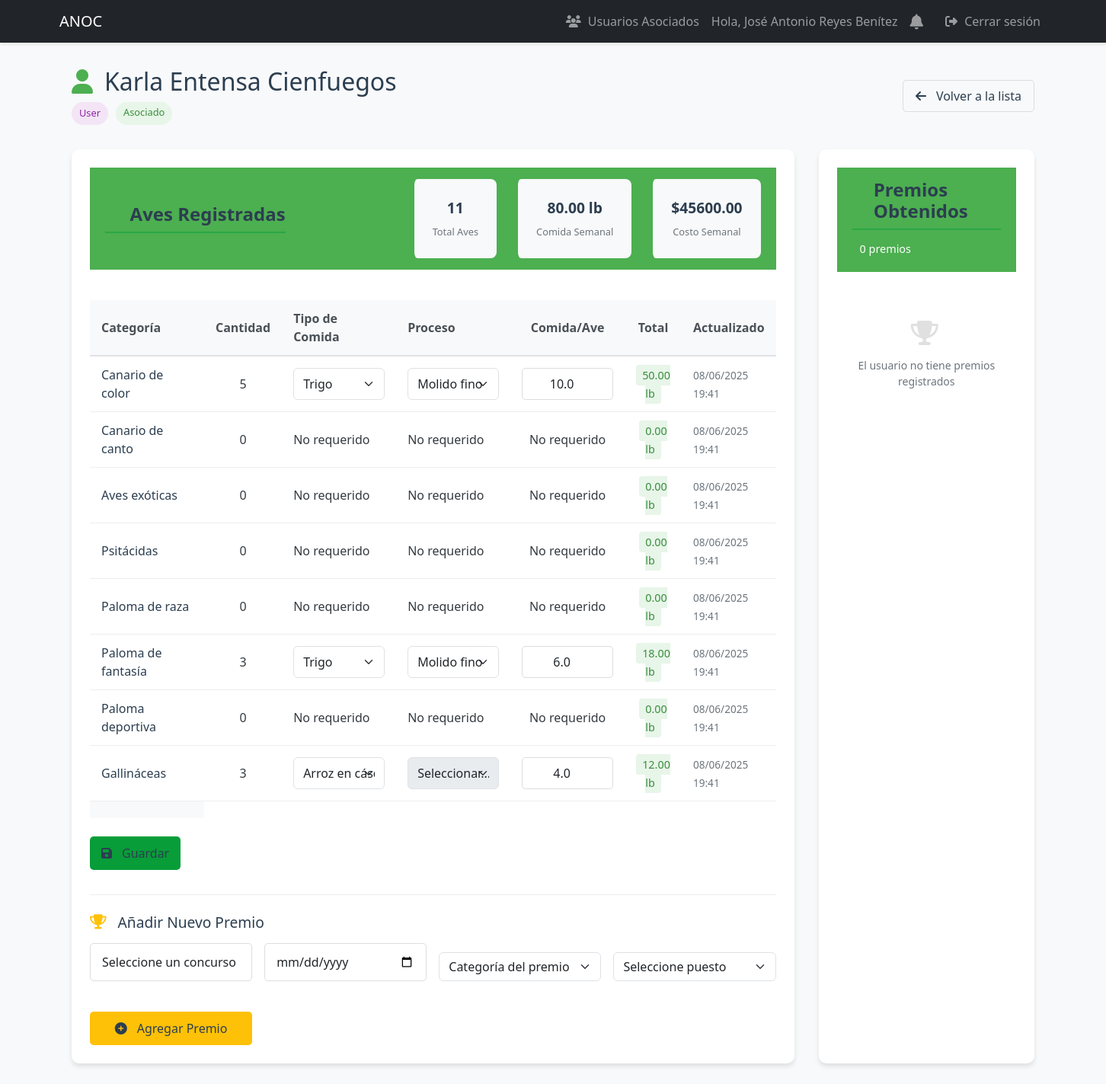
Page /specialist/user/9 (signed in) on the earlier database version.
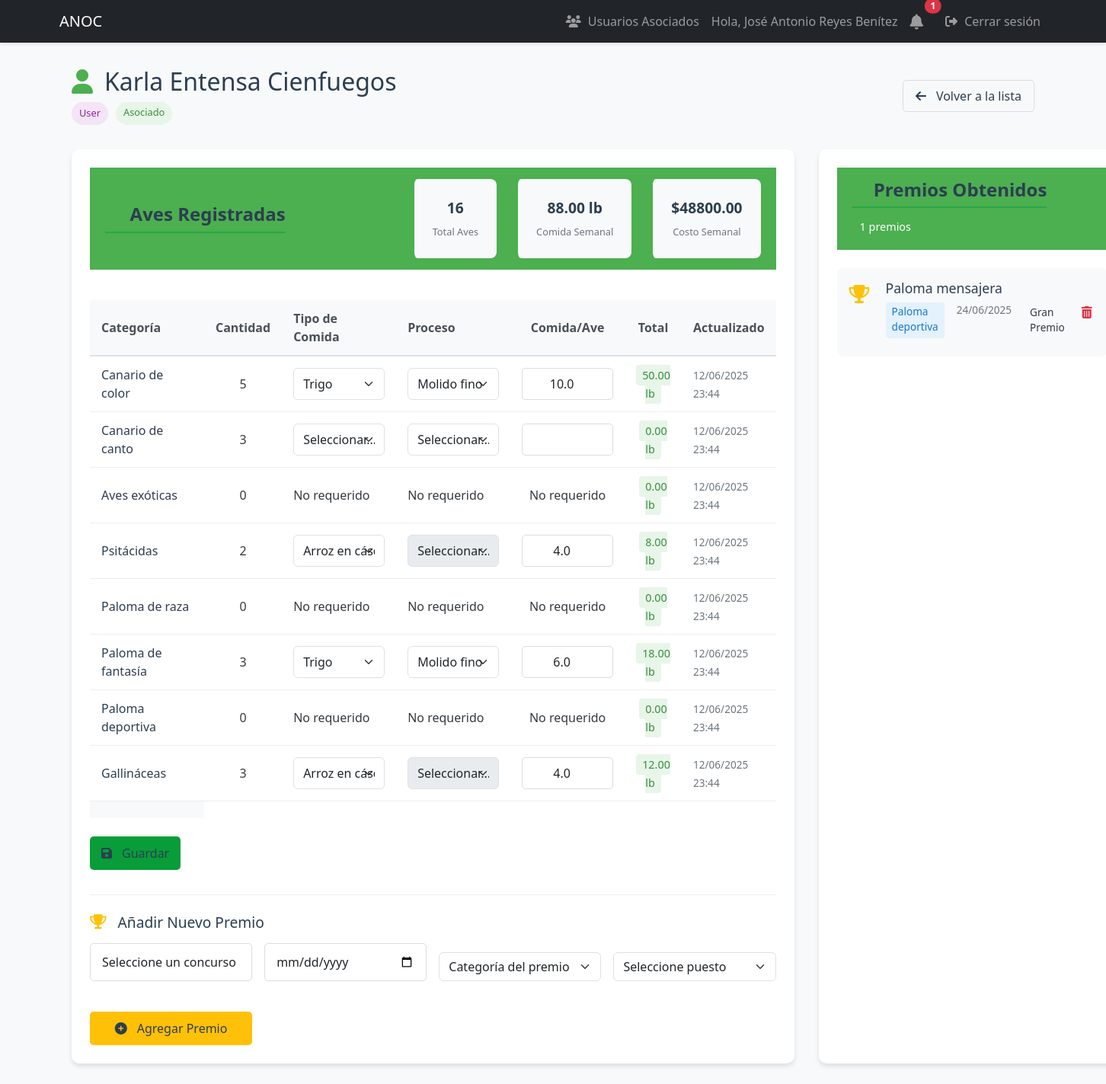
Same page on the later database version.
### models.py (models this page shows, shortened)
class UserBirds(db.Model):
    id = db.Column(db.Integer, primary_key=True)
    user_id = db.Column(db.Integer, db.ForeignKey('user.id'), nullable=False)
    category_id = db.Column(db.Integer, db.ForeignKey('bird_category.id'), nullable=False)
    quantity = db.Column(db.Integer, default=0)
    food_per_bird = db.Column(db.Float)  # lb por ave por día (asignado por especialista)
    food_type = db.Column(db.String(50))  # Tipo de alimento (Maíz, Trigo, etc.)
    food_process = db.Column(db.String(50))  # Proceso del alimento (grano, molido, etc.)
    notes = db.Column(db.Text)  # Notas adicionales sobre las aves
    export_quantity = db.Column(db.Integer, default=0)  # Cantidad para exportación
    last_updated = db.Column(db.DateTime, default=datetime.utcnow, onupdate=datetime.utcnow)
    @property
    def food_required(self):
        return round(self.quantity * (self.food_per_bird or 0), 2)  # Redondeado a 2 decimales

class BirdCategory(db.Model):
    id = db.Column(db.Integer, primary_key=True)
    name = db.Column(db.String(100), nullable=False, unique=True)
    parent_category = db.Column(db.String(100))  # Para jerarquías
    resource_needs = db.Column(db.Text)
    description = db.Column(db.Text)  # Descripción más detallada
    birds = db.relationship('UserBirds', backref='category', lazy=True)

class BirdFoodType(db.Model):
    id = db.Column(db.Integer, primary_key=True)
    name = db.Column(db.String(50), unique=True, nullable=False)  # Ej: "Maíz", "Trigo"
    price_per_pound = db.Column(db.Float, nullable=False, default=0.0)  # Precio por libra
    is_active = db.Column(db.Boolean, default=True)  # Para desactivar tipos sin borrar
    last_updated_by = db.Column(db.Integer, db.ForeignKey('user.id'))
    last_updated = db.Column(db.DateTime)

class Award(db.Model):
    id = db.Column(db.Integer, primary_key=True)
    user_id = db.Column(db.Integer, db.ForeignKey('user.id'), nullable=False)
    contest_name = db.Column(db.String(200), nullable=False)
    award_date = db.Column(db.Date, nullable=False)
    description = db.Column(db.Text)
    category = db.Column(db.String(100))  # Categoría en la que se ganó el premio
    position = db.Column(db.String)  # Posición obtenida (1ro, 2do, etc.)

### app.py (the view, shortened to what this page needs)
@app.route('/specialist/user/<int:user_id>', methods=['GET', 'POST'])
@login_required
def manage_user(user_id):
    if current_user.role not in ['specialist', 'dependiente']:
        abort(403)
    user = db.session.get(User, user_id)
    if not user or not user.is_associated:
        flash('Usuario no asociado o no encontrado', 'danger')
        return redirect(url_for('specialist_users'))
    food_types = db.session.execute(
        select(BirdFoodType).where(BirdFoodType.is_active == True).order_by(BirdFoodType.name)
    ).scalars().all()
    categories = db.session.execute(select(BirdCategory)).scalars().all()
    existing_contests = db.session.execute(
        select(Award.contest_name).distinct().order_by(Award.contest_name)
    ).scalars().all()
    read_only = current_user.role == 'dependiente'
    category_totals = {}
    for bird in user.birds:
        if bird.category.name not in category_totals:
            category_totals[bird.category.name] = 0.0
        if bird.food_per_bird and bird.quantity:
            category_totals[bird.category.name] += bird.food_per_bird * bird.quantity
    return render_template('specialist/manage_user.html',
                         user=user,
                         current_role=current_user.role,
                         read_only=read_only,
                         categories=categories,
                         food_types=food_types,
                         existing_contests=existing_contests,
                         category_totals=category_totals,
                         now=datetime.utcnow())

### app.py (called while the page is built)
@login_manager.user_loader
def load_user(user_id):
    return db.session.get(User, int(user_id))

### templates/specialist/manage_user.html (shortened to what the changed rows need)
{% extends "base.html" %}
{% block content %}
<div class="user-management-container">
    <div class="user-header">
        <div class="header-content">
            <h1><i class="fas fa-user"></i> {{ user.full_name }}</h1>
        </div>
    </div>
    <div class="user-sections">
        <div class="section-card birds-section">
            <div class="section-header">
                <h2><i class="fas fa-dove"></i> Aves Registradas</h2>
                <div class="stats-summary">
                    <div class="stat-item">
                        <span class="stat-value">{{ user.birds|sum(attribute='quantity') }}</span>
                        <span class="stat-label">Total Aves</span>
                    </div>
                    <div class="stat-item">
                        <span class="stat-value">{{ "%.2f"|format(user.birds|sum(attribute='food_required')) }} lb</span>
                        <span class="stat-label">Comida Semanal</span>
                    </div>
                    <div class="stat-item">
                        <span class="stat-value">
                            {% set total_cost = namespace(value=0) %}
                            {% for bird in user.birds %}
                                {% if bird.food_type and bird.food_required %}
                                    {% set food_type = food_types|selectattr('name', 'equalto', bird.food_type)|first %}
                                    {% if food_type %}
                                        {% set total_cost.value = total_cost.value + (bird.food_required * food_type.price_per_pound) %}
                                    {% endif %}
                                {% endif %}
                            {% endfor %}
                            ${{ "%.2f"|format(total_cost.value) }}
                        </span>
                        <span class="stat-label">Costo Semanal</span>
                    </div>
                </div>
            </div>
            <form method="POST">
                <div class="table-container">
                    <table class="birds-table">
                        <thead>
                            <tr>
                                <th>Categoría</th>
                                <th class="text-center">Cantidad</th>
                                <th>Tipo de Comida</th>
                                <th>Proceso</th>
                                <th class="text-center">Comida/Ave</th>
                                <th class="text-center">Total</th>
                                <th>Actualizado</th>
                            </tr>
                        </thead>
                        <tbody>
                            {% set total_cost = namespace(value=0) %}
                            {% for bird in user.birds %}
                            <tr>
                                <td class="category-name">{{ bird.category.name }}</td>
                                <td class="text-center quantity-cell">{{ bird.quantity }}</td>
                                <td class="food-type-cell">
                                    {% if current_user.role == 'dependiente' %}
                                        <span class="food-type-value">{{ bird.food_type|default('No especificado', true) }}</span>
                                    {% else %}
                                        {% if bird.quantity == 0 %}
                                            <span class="food-type-value">No requerido</span>
                                        {% else %}
                                            <select class="form-select food-type" name="food_type_{{ bird.id }}"
                                                    data-bird-id="{{ bird.id }}" required>
                                                <option value="">Seleccionar...</option>
                                                {% for food in food_types %}
                                                <option value="{{ food.name }}"
                                                        {% if bird.food_type == food.name %}selected{% endif %}>
                                                    {{ food.name }}
                                                </option>
                                                {% endfor %}
                                            </select>
                                        {% endif %}
                                    {% endif %}
                                </td>
                                <td class="process-cell">
                                    {% if current_user.role == 'dependiente' %}
                                        <span class="process-value">{{ bird.food_process|default('No especificado', true) }}</span>
                                    {% else %}
                                        {% if bird.quantity == 0 %}
                                            <span class="process-value">No requerido</span>
                                        {% else %}
                                            <select class="form-select process-select" name="food_process_{{ bird.id }}"
                                                    id="process_{{ bird.id }}" {% if bird.food_type == 'Arroz en cáscara'%}disabled{% endif %}>
                                                <option value="">Seleccionar...</option>
                                                <option value="molido fino" {% if bird.food_process == 'molido fino' %}selected{% endif %}>Molido fino</option>
                                            </select>
                                        {% endif %}
                                    {% endif %}
                                </td>
                                <td class="text-center food-per-bird">
                                    {% if current_user.role == 'dependiente' %}
                                        <span class="food-value">{{ bird.food_per_bird|default('No asignado', true) }}</span>
                                    {% else %}
                                        {% if bird.quantity == 0 %}
                                            <span class="food-value">No requerido</span>
                                        {% else %}
                                            <input type="number" step="0.01" class="form-control text-center"
                                                   name="food_{{ bird.id }}" value="{{ bird.food_per_bird or '' }}"
                                                   required>
                                        {% endif %}
                                    {% endif %}
                                </td>
                                <td class="text-center total-food">
                                    <span class="total-badge">{{ "%.2f"|format(bird.food_required) }} lb</span>
                                </td>
                                <td class="update-time">
                                    {% if bird.last_updated %}
                                    <span class="last-updated">{{ bird.last_updated.strftime('%d/%m/%Y %H:%M') }}</span>
                                    {% else %}
                                    <span class="no-record">No registrado</span>
                                    {% endif %}
                                </td>
                            </tr>
                            {% endfor %}
                        </tbody>
                    </table>
                </div>
            </form>
        </div>
        {% if current_user.role != 'dependiente' %}
        <div class="section-card awards-section">
            <div class="section-header">
                <h2><i class="fas fa-award"></i> Premios Obtenidos</h2>
                <span class="badge-count">{{ user.awards|length }} premios</span>
            </div>
            {% if user.awards %}
            <div class="awards-container">
                {% for award in user.awards %}
                <div class="award-item">
                    <div class="award-icon">
                        <i class="fas fa-trophy"></i>
                    </div>
                    <div class="award-details">
                        <h3>{{ award.contest_name }}</h3>
                        <div class="award-meta">
                            <span class="award-category">{{ award.category }}</span>
                            <span class="award-date">{{ award.award_date.strftime('%d/%m/%Y') }}</span>
                            <span class="award-position">{{ award.position }}</span>
                        </div>
                    </div>
                    {% if current_user.role in ['admin', 'specialist'] %}
                    <form method="POST" action="{{ url_for('delete_award', award_id=award.id) }}"
                          class="delete-award-form" onsubmit="return confirm('¿Estás seguro de eliminar este premio?');">
                        <button type="submit" class="btn-delete-award" title="Eliminar premio">
                            <i class="fas fa-trash-alt"></i>
                        </button>
                    </form>
                    {% endif %}
                </div>
                {% endfor %}
            </div>
            {% else %}
            <div class="empty-state">
                <i class="fas fa-trophy"></i>
                <p>El usuario no tiene premios registrados</p>
            </div>
            {% endif %}
        </div>
        {% endif %}
    </div>
</div>
{% endblock %}

### templates/base.html (shortened to what this page needs)
<!DOCTYPE html>
<html lang="es">
<head>
    <link href="https://cdn.jsdelivr.net/npm/bootstrap@5.3.0/dist/css/bootstrap.min.css" rel="stylesheet">
    <link href="https://cdnjs.cloudflare.com/ajax/libs/font-awesome/6.4.0/css/all.min.css" rel="stylesheet">
    <link rel="stylesheet" href="{{ url_for('static', filename='css/styles.css') }}">
</head>
<body>
    <nav class="navbar navbar-expand-lg navbar-dark bg-dark">
        <div class="container">
            <a class="navbar-brand" href="{{ url_for('dashboard') }}">ANOC</a>
            <div class="collapse navbar-collapse" id="navbarNav">
                <ul class="navbar-nav">
                    {% if current_user.is_authenticated %}
                        {% if current_user.is_authenticated and current_user.role in ['specialist', 'dependiente'] %}
                            <li class="nav-item">
                                <a class="nav-link" href="{{ url_for('specialist_users') }}">
                                    <i class="fas fa-users"></i> Usuarios Asociados
                                </a>
                            </li>
                        {% endif %}
                        <li class="nav-item">
                            <span class="nav-link">Hola, {{ current_user.full_name }}</span>
                        </li>
                        <li class="nav-item position-relative me-2">
                            <a class="nav-link" href="{{ url_for('notifications') }}">
                                <i class="fas fa-bell fa-lg"></i>
                                {% if current_user.is_authenticated %}
                                    {% set unread_count = get_unread_notifications_count(current_user.id) %}
                                    {% if unread_count > 0 %}
                                        <span class="position-absolute top-0 start-100 translate-middle badge rounded-pill bg-danger">
                                            {{ unread_count }}
                                        </span>
                                    {% endif %}
                                {% endif %}
                            </a>
                        </li>
                        <li class="nav-item">
                            <a class="nav-link" href="{{ url_for('logout') }}">
                                <i class="fas fa-sign-out-alt"></i> Cerrar sesión
                            </a>
                        </li>
                    {% else %}
                        <li class="nav-item">
                            <a class="nav-link" href="{{ url_for('login') }}">
                                <i class="fas fa-sign-in-alt"></i> Iniciar sesión
                            </a>
                        </li>
                    {% endif %}
                </ul>
            </div>
        </div>
    </nav>
    <div class="container mt-4">
        {% block content %}{% endblock %}
    </div>
</body>
</html>

Differences in the rows shown:
changed UserBirds "Canario de color": last_updated "08/06/2025 19:41" → "12/06/2025 23:44"
changed UserBirds "Canario de canto": quantity "0" → "3"; id (not shown) → "Seleccionar..."; id+food_type (not shown) → "Seleccionar..."; last_updated "08/06/2025 19:41" → "12/06/2025 23:44"; no longer shows "No requerido No requerido No requerido"
changed UserBirds "Aves exóticas": last_updated "08/06/2025 19:41" → "12/06/2025 23:44"
changed UserBirds "Psitácidas": quantity "0" → "2"; food_type+id (not shown) → "Arroz en cáscara"; id+food_type (not shown) → "Seleccionar..."; food_per_bird (not shown) → "4.0"; food_required "0.00" → "8.00"; last_updated "08/06/2025 19:41" → "12/06/2025 23:44"; no longer shows "No requerido No requerido No requerido"
changed UserBirds "Paloma de raza": last_updated "08/06/2025 19:41" → "12/06/2025 23:44"
changed UserBirds "Paloma de fantasía": last_updated "08/06/2025 19:41" → "12/06/2025 23:44"
changed UserBirds "Paloma deportiva": last_updated "08/06/2025 19:41" → "12/06/2025 23:44"
changed UserBirds "Gallináceas": last_updated "08/06/2025 19:41" → "12/06/2025 23:44"
added Award: contest_name "Paloma mensajera", category "Paloma deportiva", award_date "24/06/2025", position "Gran Premio"
Other differences:
{{ unread_count }}: (not shown) → "1"
{{ user.birds|sum(attribute='quantity') }}: "11" → "16"
{{ "%.2f"|format(user.birds|sum(attribute='food_required')) }}: "80.00" → "88.00"
{{ "%.2f"|format(total_cost.value) }}: "45600.00" → "48800.00"
{{ user.awards|length }}: "0" → "1"
text no longer shown: "El usuario no tiene premios registrados"
